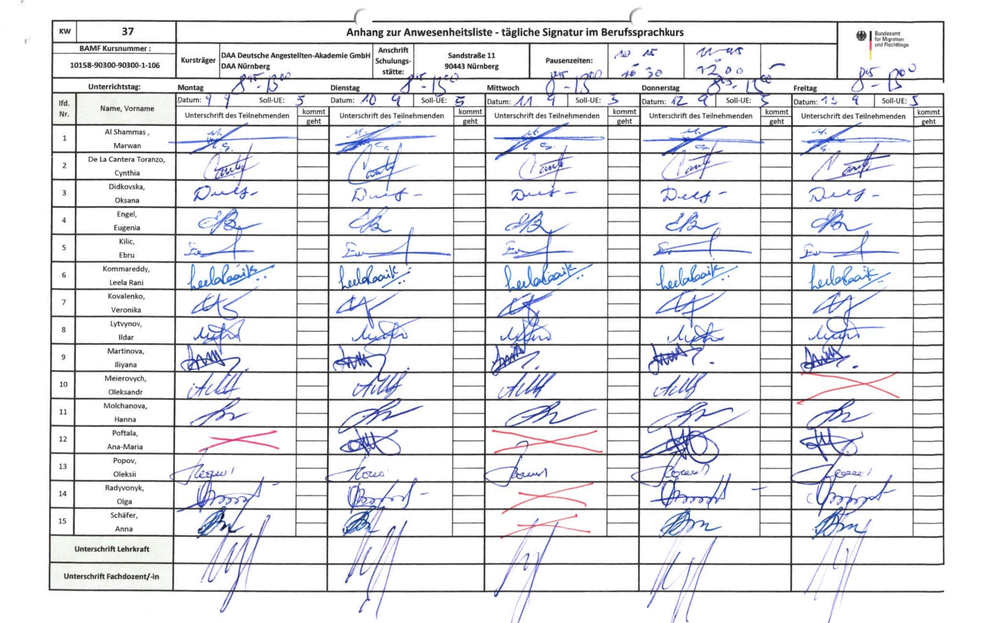
#> input picture backend/documents/doc1.png, 1000 x 623 px, shrunk from 2722 x 1696 before the run
$ python -i remove_border.py   (imports and definitions only)
#> lines starting #> are read from the running program, lines starting #| are printed output that depends on the picture; after the words box and inside, x2 and y2 are one past the last pixel; in counts of white or black regions, pixels touching at a corner belong together
#> further down, picture is the input picture: PIL image 1000x623 RGB; mean R, G, B 229.2, 229.8, 233
import cv2
import numpy as np
from PIL import Image

def crop_to_largest_contour(pil_image, margin=10, morph_kernel_size=5):
    # image -> np image -> bin image
#> called with margin = 10, morph_kernel_size = 5
    arr = np.array(pil_image.convert('RGB'))
    gray = cv2.cvtColor(arr, cv2.COLOR_RGB2GRAY)
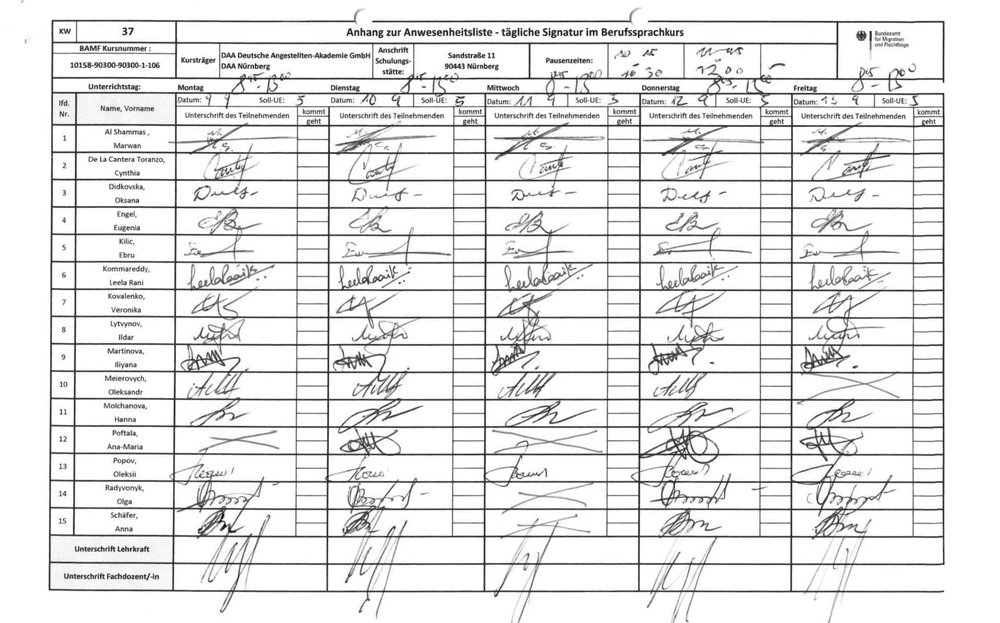
#> gray: shape (623, 1000); min 10, max 255, mean 230
    _, bin_img = cv2.threshold(gray, 0, 255, cv2.THRESH_BINARY + cv2.THRESH_OTSU)
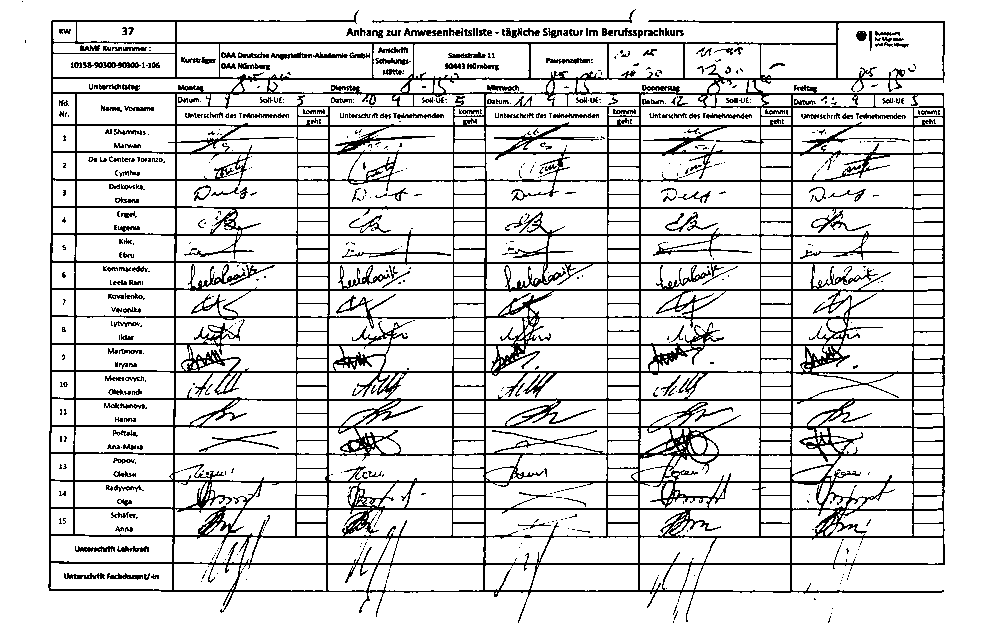
#> bin_img: shape (623, 1000); 85.3% white; black in thin lines or dots
    # with otsu the threshold is calculated automaticly
    kernel = np.ones((morph_kernel_size, morph_kernel_size), np.uint8)
    closed = cv2.morphologyEx(255 - bin_img, cv2.MORPH_CLOSE, kernel, iterations=1)
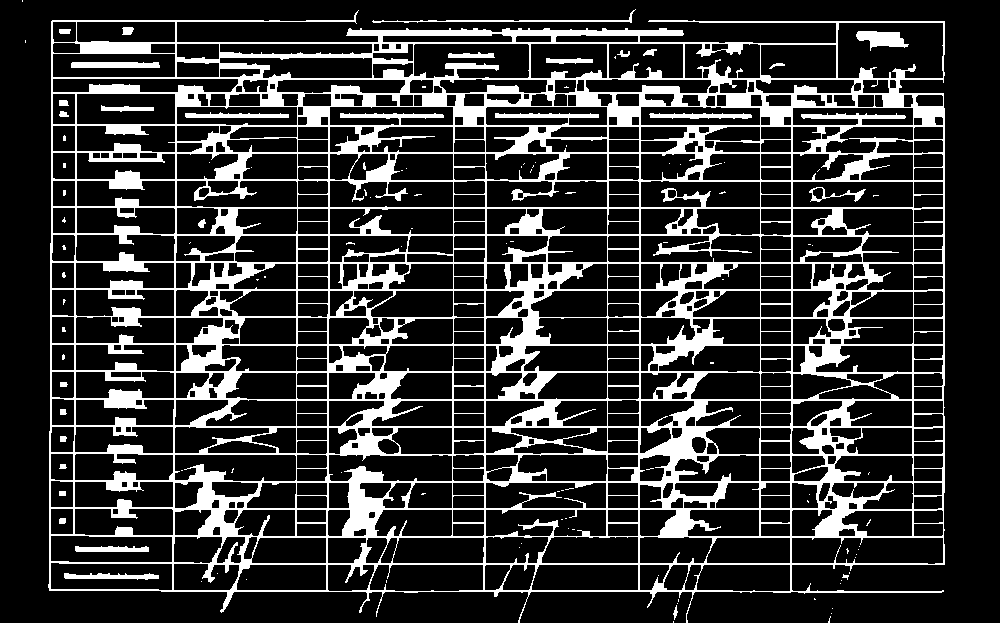
#> closed: shape (623, 1000); 19.9% white; 114 white regions (86 under 20 px)
    contours, _ = cv2.findContours(closed, cv2.RETR_EXTERNAL, cv2.CHAIN_APPROX_SIMPLE)
#> contours = 16 contours, 13 with area under 20; largest, box (x1, y1, x2, y2) and area: (48, 10, 945, 623) 495062, (372, 9, 636, 23) 227, (673, 605, 678, 620) 21
    if not contours:
        return pil_image
    x, y, w, h = cv2.boundingRect(max(contours, key=cv2.contourArea))
#> x = 48; y = 10; w = 897; h = 613
    H, W = arr.shape[:2]
#> H = 623; W = 1000
    return pil_image.crop((
        max(0, x - margin),
        max(0, y - margin),
        min(W, x + w + margin),
        min(H, y + h + margin)
    ))
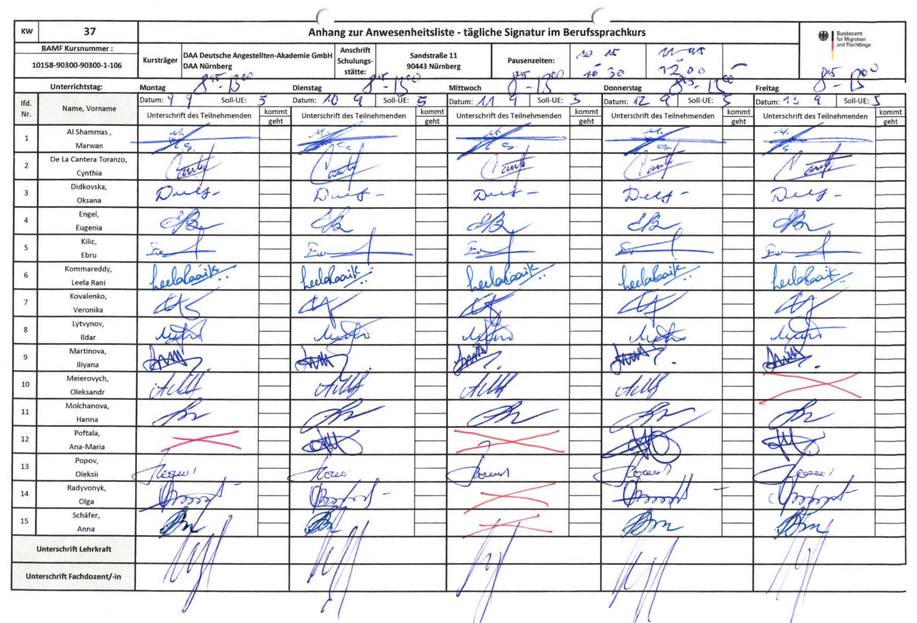
#> returned value: PIL image 917x623 RGB; mean R, G, B 226.9, 227.5, 231

# [1 line that did not run here, left out]
# [1 line not run here, left out]

>>> from PIL import Image
>>> picture = Image.open('documents/doc1.png')
>>> result = crop_to_largest_contour(picture)
